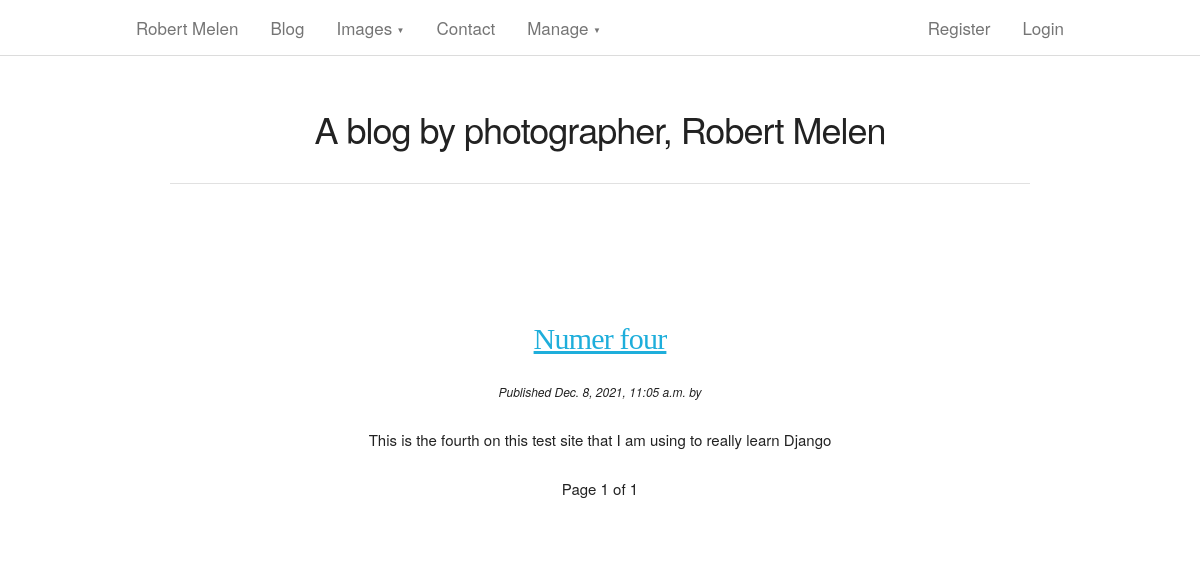
The page /myblog/featured/ on the database as committed earlier.
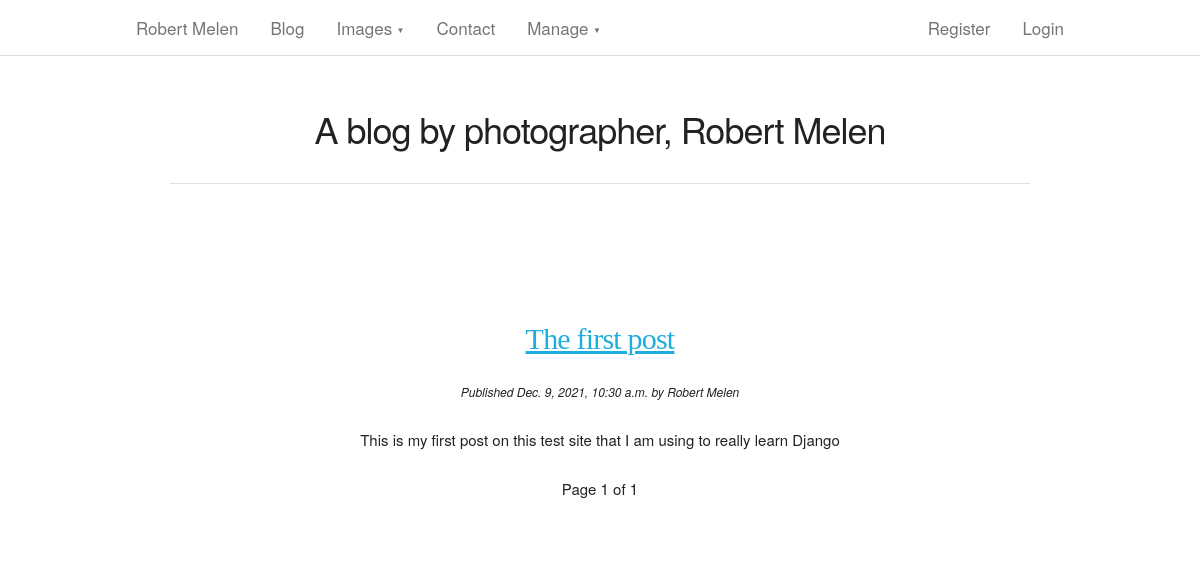
The same page on the database as committed later.
### myblog/models.py (models this page shows, shortened)
class Post(models.Model):
    STATUS = (
        ('published', 'Published'),
        ('unpublished', 'Unpublished'),
    )
    title = models.CharField(max_length=250, null=False, blank=False)
    summary = models.CharField(max_length=100, blank=True)
    slug = models.SlugField(unique_for_date='publish')
    author = models.ForeignKey(Author, on_delete=models.CASCADE, related_name='blog_posts')
    body = models.CharField(max_length=5000, null=False, blank=False)
    publish = models.DateTimeField(default=timezone.now)
    created = models.DateTimeField(auto_now_add=True)
    edited = models.DateTimeField(auto_now_add=True)
    status = models.CharField(max_length=50, choices=STATUS, default='unpublished')
    featured = models.BooleanField(default=False)
    objects = models.Manager()
    published = PublishedManager()
    feature = FeaturedManager()
    tags = TaggableManager(verbose_name="Add Tags", help_text="Use comma to separate")
    class Meta:
        ordering = ('-publish',)
    def get_absolute_url(self):
        return reverse('myblog:post_detail', args=[self.publish.year,
                                                   self.publish.month,
                                                   self.publish.day,
                                                   self.slug])

class Author(models.Model):
    name = models.CharField(max_length=100, null=True, blank=True)
    email = models.EmailField(max_length=70,blank=True,unique=True)
    bio = models.TextField(max_length=200, null=True, blank=True)
    def __str__(self):
        return self.name

### myblog/views.py (the view)
# urls.py: path('featured/', views.PostFeaturedView.as_view(), name='featured_list'),
class PostFeaturedView(ListView):
    queryset = Post.feature.all()
    context_object_name = 'featured'
    paginate_by = 3
    template_name = 'post/featured.html'

### myblog/templates/post/featured.html (shortened to what this page needs)
{% extends "blog/base.html" %}
{% block content %}
{% for post in featured %}
    <h4>
        <a href="{{ post.get_absolute_url }}">
            {{ post.title }}
        </a>
    </h4>
    <p>
        <small><em>Published {{ post.publish }} by {{ post.author }}</small></em>
    </p>
    {{ post.body|truncatewords:30|linebreaks }}
{% endfor %}
{% include "pagination.html" with page=page_obj %}
{% endblock %}

### myblog/templates/blog/base.html (shortened to what this page needs)
{% load static %}
{% load widget_tweaks %}
<!DOCTYPE html>
<html lang="en">
    <head>
        <link href="{% static "css/normalize.css" %}"rel="stylesheet">
        <link href="{% static "css/skeleton.css" %}"rel="stylesheet">
        <link href="{% static "css/gh.css" %}"rel="stylesheet">
        <link href="{% static "css/custom.css" %}"rel="stylesheet">
    </head>
    <body>
        <nav class="nav-show">
            <div class="container">
                <ul>
                    <li><a href="{% url 'myblog:post_list' %}">Robert Melen</a></li>
                    <li><a href="#spoilers">Blog</a></li>
                    <li>
                        <a href="#decks">Images</a>
                    </li>
                    <li><a href="#combos">Contact</a></li>
                    <li>
                        <a href="#manage">Manage</a>
                    </li>
                    <li class="u-pull-right"><a href="#login">Login</a></li>
                    <li class="right"><a href="#register">Register</a></li>
                </ul>
            </div>
        </nav>
        <div class="container">
            <div class="row">
                <div class="twelve columns" style="padding:50px; text-align: center; ">
                    <h3>A blog by photographer, Robert Melen</h3>
                    <hr class="solid">
                </div>
            </div>
        </div>
        <div class="container">
            <div class="row">
				<div class="twelve columns" style="padding:50px; text-align: center; ">
                    {% block content %}
                    {% endblock %}
                </div>
            </div>
        </div>
    </body>
</html>

### myblog/templates/pagination.html (shortened to what this page needs)
<div class="pagination">
    <span class="step-links">
        <span class="current">
            Page {{ page.number }} of {{ page.paginator.num_pages }}
        </span>
    </span>
</div>

### myblog/static/css/skeleton.css (style rules this page uses)
.container { position: relative; width: 100%; max-width: 960px; margin: 0 auto; padding: 0 20px; box-sizing: border-box; }
.column, .columns { width: 100%; float: left; box-sizing: border-box; }
@media (min-width: 400px) { .container { width: 85%; padding: 0; } }
@media (min-width: 550px) { .container { width: 80%; } }
@media (min-width: 550px) { .column, .columns { margin-left: 4%; } }
@media (min-width: 550px) { .column:first-child, .columns:first-child { margin-left: 0; } }
@media (min-width: 550px) { .twelve.columns { width: 100%; margin-left: 0; } }
html { font-size: 62.5%; }
body { font-size: 1.5em; line-height: 1.6; font-weight: 400; font-family: "Raleway", "HelveticaNeue", "Helvetica Neue", Helvetica, Arial, sans-serif; color: #222; }
h1, h2, h3, h4, h5, h6 { margin-top: 0; margin-bottom: 2rem; font-weight: 300; }
h3 { font-size: 3.0rem; line-height: 1.3; letter-spacing: -.1rem; }
h4 { font-size: 2.4rem; line-height: 1.35; letter-spacing: -.08rem; }
@media (min-width: 550px) { h3 { font-size: 3.6rem; } }
@media (min-width: 550px) { h4 { font-size: 3.0rem; } }
p { margin-top: 0; }
a { color: #1EAEDB; }
ul { list-style: circle inside; }
ol, ul { padding-left: 0; margin-top: 0; }
pre, blockquote, dl, figure, table, p, ul, ol, form { margin-bottom: 2.5rem; }
.u-pull-right { float: right; }
hr { margin-top: 3rem; margin-bottom: 3.5rem; border-width: 0; border-top: 1px solid #E1E1E1; }
.container:after, .row:after, .u-cf { content: ""; display: table; clear: both; }

### myblog/static/css/gh.css (style rules this page uses)
body { padding-top: 56px; }
.nav-show { top: 0; }
nav { position: fixed; width: 100%; z-index: 10000; background-color: #fff; border-bottom: 1px solid #dcdcdc; transition: top 0.2s ease-in-out; }
nav ul { margin: 0; background-color: #fff; }
nav ul li { display: inline; float: left; position: relative; margin: 0; list-style-type: none; }
nav ul li a { display: inline-block; padding: 14px 16px; color: #757575; font-size: 1.7rem; text-decoration: none; transition: 0.2s; }
nav ul > li a:not(:only-child):after { content: '\00a0\00a0▼'; font-size: 0.8rem; vertical-align: middle; }
nav ul li.right { float: right; }

Rows that differ between the two databases and show on the page:
removed Post: title "Numer four", publish "Dec. 8, 2021, 11:05 a.m.", body "This is the fourth on this test site that I am using to really learn Django"
now on this page (row edited): Post: title "The first post", publish "Dec. 9, 2021, 10:30 a.m.", author "Robert Melen", body "This is my first post on this test site that I am using to really learn Django"
